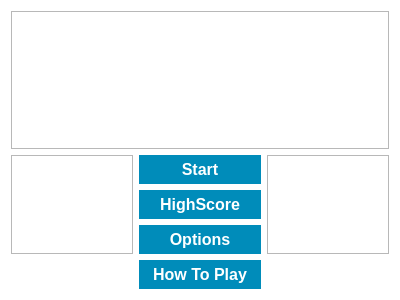
<?xml version="1.0" encoding="UTF-8"?>
<ui version="4.0">
 <class>Form</class>
 <widget class="QWidget" name="Form">
  <property name="geometry">
   <rect>
    <x>0</x>
    <y>0</y>
    <width>400</width>
    <height>300</height>
   </rect>
  </property>
  <property name="windowTitle">
   <string>Main Menu</string>
  </property>
  <property name="windowIcon">
   <iconset resource="img/icons.qrc">
    <normaloff>:/mainIcon.ico</normaloff>:/mainIcon.ico</iconset>
  </property>
  <property name="autoFillBackground">
   <bool>false</bool>
  </property>
  <property name="styleSheet">
   <string notr="true">QWidget#Form{
background-image: url(:bg.png);
background-repeat: no-repeat;
background-position: center;
background-color: white;
}

QPushButton{
background-color: #008CBA;
color: white;
font-size: 16px;
padding: 5px 0;
border: 0;
font-family: &quot;Comic Sans MS&quot;;
font-weight: bold;
}

QPushButton:hover{
background-color: rgb(0, 170, 255);
}

QPushButton:pressed{
background-color: blue;
}

</string>
  </property>
  <layout class="QGridLayout" name="gridLayout">
   <item row="2" column="1">
    <widget class="QPushButton" name="pushButton_2">
     <property name="text">
      <string>HighScore</string>
     </property>
    </widget>
   </item>
   <item row="1" column="1">
    <widget class="QPushButton" name="pushButton">
     <property name="styleSheet">
      <string notr="true"/>
     </property>
     <property name="text">
      <string>Start</string>
     </property>
    </widget>
   </item>
   <item row="3" column="1">
    <widget class="QPushButton" name="pushButton_3">
     <property name="text">
      <string>Options</string>
     </property>
    </widget>
   </item>
   <item row="1" column="2" rowspan="3">
    <widget class="QFrame" name="frame_3">
     <property name="frameShape">
      <enum>QFrame::StyledPanel</enum>
     </property>
     <property name="frameShadow">
      <enum>QFrame::Raised</enum>
     </property>
    </widget>
   </item>
   <item row="0" column="0" colspan="3">
    <widget class="QFrame" name="frame">
     <property name="frameShape">
      <enum>QFrame::StyledPanel</enum>
     </property>
     <property name="frameShadow">
      <enum>QFrame::Raised</enum>
     </property>
    </widget>
   </item>
   <item row="1" column="0" rowspan="3">
    <widget class="QFrame" name="frame_2">
     <property name="frameShape">
      <enum>QFrame::StyledPanel</enum>
     </property>
     <property name="frameShadow">
      <enum>QFrame::Raised</enum>
     </property>
    </widget>
   </item>
   <item row="4" column="1">
    <widget class="QPushButton" name="pushButton_4">
     <property name="text">
      <string>How To Play</string>
     </property>
    </widget>
   </item>
  </layout>
 </widget>
 <resources>
  <include location="img/icons.qrc"/>
 </resources>
 <connections/>
</ui>
